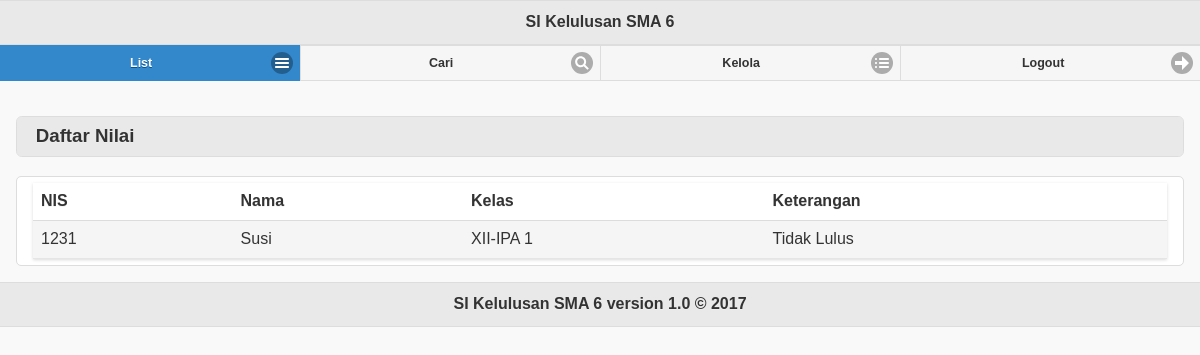
The page / (signed in) on the database its author committed.
### tables this page shows
CREATE TABLE `siswa` (
	`nis` smallint UNSIGNED NOT NULL,
	`nama_siswa` varchar(50) NOT NULL,
	`id_kelas` tinyint UNSIGNED NOT NULL,
	`id_matpelpil` tinyint UNSIGNED NOT NULL,
	PRIMARY KEY (`nis`)
);

CREATE TABLE `kelas` (
	`id_kelas` tinyint UNSIGNED NOT NULL auto_increment,
	`nama_kelas` varchar(10) NOT NULL UNIQUE,
	`jurusan` tinyint UNSIGNED NOT NULL,
	PRIMARY KEY (`id_kelas`)
);

CREATE TABLE `nilai` (
  `id_nilai` tinyint UNSIGNED NOT NULL auto_increment,
  `nis` smallint UNSIGNED NOT NULL,
  `id_matpel` tinyint UNSIGNED NOT NULL,
  `jumlah` real UNSIGNED NOT NULL,
  PRIMARY KEY (`id_nilai`)
);

### objects/admin.php (called while the page is built, shortened)
<?php
    class Admin
    {
        public function is_loggedin(){
			if(isset($_SESSION['admin_session']))
			{
				return true;
			}
		}
    }
?>

### objects/siswa.php (called while the page is built, shortened)
<?php
    class Siswa
    {
        private $conn;
        public function __construct($db)
        {
            $this->conn = $db;
        }
        function read(){
	        $query = "SELECT *
	                FROM siswa
	                ORDER BY nis";
	        $stmt = $this->conn->prepare( $query );
	        $stmt->execute();
	        return $stmt;
   		}
    }
?>

### objects/kelas.php (called while the page is built, shortened)
<?php
    class Kelas
    {
        private $conn;
        public function __construct($db)
        {
            $this->conn = $db;
        }
        function readOne($id_kelas){
            $query = "SELECT * FROM kelas WHERE id_kelas = ?";
            $stmt = $this->conn->prepare( $query );
            $stmt->bindParam(1, $id_kelas);
            $stmt->execute();
            return $stmt;
        }
    }
?>

### objects/nilai.php (called while the page is built, shortened)
<?php
    class Nilai
    {
        private $conn;
        public function __construct($db)
        {
            $this->conn = $db;
        }
        function read($nis){
	        $query = "SELECT * FROM nilai WHERE nis = ? ORDER BY id_matpel";
	        $stmt = $this->conn->prepare( $query );
            $stmt->bindParam(1, $nis);
	        $stmt->execute();
	        return $stmt;
   		}
    }
?>

### index.php (the view, shortened to what this page needs)
<?php
	include_once 'objects/admin.php';
	$database = new Database();
	$db = $database->getConnection();
	$admin = new Admin($db);
	include_once "header.php";
	include_once 'objects/siswa.php';
	include_once 'objects/nilai.php';
	include_once 'objects/kelas.php';
	if($admin->is_loggedin()){
		include_once "navbar_login.php";
    }
	else{
		include_once "navbar.php";
	}
	$siswa = new Siswa($db);
	$kelas = new Kelas($db);
	$nilai = new Nilai($db);
?>
	<div id=list role="main" class="ui-content">
		<h3 class="ui-bar ui-bar-a ui-corner-all">Daftar Nilai</h3>
		<div class="ui-body ui-body-a ui-corner-all">
			<table data-role="table" id="tablenilai" class="ui-body-d ui-shadow table-stripe ui-responsive">
				<thead>
					<tr>
						<th>NIS</th>
						<th>Nama</th>
						<th>Kelas</th>
						<th>Keterangan</th>
					</tr>
				</thead>
				<tbody>
					<?php
						$stmt = $siswa->read();
						while ($row = $stmt->fetch(PDO::FETCH_ASSOC)){
							extract($row);
							$lulus="Lulus";
							$stmt_kelas = $kelas->readOne($id_kelas);
							$row_kelas = $stmt_kelas->fetch(PDO::FETCH_ASSOC);
							$stmt_nilai = $nilai->read($nis);
							while ($row_nilai = $stmt_nilai->fetch(PDO::FETCH_ASSOC)){
								if($row_nilai["jumlah"]<75) $lulus="Tidak Lulus";
							}
        					echo '<tr>';
								echo '<td>'.$nis.'</td>';
								echo '<td>'.$nama_siswa.'</td>';
								echo '<td>'.$row_kelas['nama_kelas'].'</td>';
								echo '<td>'.$lulus.'</td>';
        					echo '</tr>';
						}
					?>
				</tbody>
			</table>
		</div>
	</div>
<?php
	include_once "footer.php";
?>

### rows shown on the page
siswa: nis "1231", nama_siswa "Susi", id_kelas.nama_kelas "XII-IPA 1", nilai.jumlah "Tidak Lulus"
